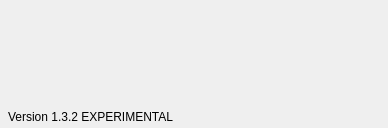
<?xml version="1.0" encoding="UTF-8"?>
<ui version="4.0">
 <class>fakeloader</class>
 <widget class="QMainWindow" name="fakeloader">
  <property name="geometry">
   <rect>
    <x>0</x>
    <y>0</y>
    <width>388</width>
    <height>128</height>
   </rect>
  </property>
  <property name="minimumSize">
   <size>
    <width>388</width>
    <height>128</height>
   </size>
  </property>
  <property name="maximumSize">
   <size>
    <width>388</width>
    <height>128</height>
   </size>
  </property>
  <property name="windowTitle">
   <string/>
  </property>
  <property name="styleSheet">
   <string notr="true">QProgressBar::chunk {
	background-color: #632E49;
	border: 1px outline gray;
	border-radius: 2px;
}
QProgressBar {
	border-radius: 2px;
	background-color: rgb(243, 243, 243);
}
#centralwidget {
		background-color: rgba(255, 255, 255, 0);
		background-image: url(&quot;:/load/splscr&quot;);
		border-radius: 8px;
}
QLabel {
		color: black;
}</string>
  </property>
  <widget class="QWidget" name="centralwidget">
   <property name="minimumSize">
    <size>
     <width>388</width>
     <height>128</height>
    </size>
   </property>
   <property name="maximumSize">
    <size>
     <width>388</width>
     <height>128</height>
    </size>
   </property>
   <layout class="QVBoxLayout" name="verticalLayout">
    <property name="spacing">
     <number>8</number>
    </property>
    <property name="leftMargin">
     <number>8</number>
    </property>
    <property name="topMargin">
     <number>0</number>
    </property>
    <property name="rightMargin">
     <number>0</number>
    </property>
    <property name="bottomMargin">
     <number>4</number>
    </property>
    <item>
     <spacer name="verticalSpacer">
      <property name="orientation">
       <enum>Qt::Vertical</enum>
      </property>
      <property name="sizeHint" stdset="0">
       <size>
        <width>20</width>
        <height>40</height>
       </size>
      </property>
     </spacer>
    </item>
    <item>
     <widget class="QLabel" name="label">
      <property name="maximumSize">
       <size>
        <width>16777215</width>
        <height>22</height>
       </size>
      </property>
      <property name="text">
       <string>Version 1.3.2 EXPERIMENTAL</string>
      </property>
     </widget>
    </item>
   </layout>
  </widget>
 </widget>
 <resources/>
 <connections/>
</ui>
